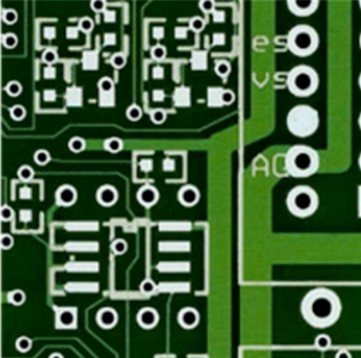
#> input picture golden.jpg, 361 x 358 px, found by its file name
$ python pcba.py
#> lines starting #> are read from the running program, lines starting #| are printed output that depends on the picture; after the words box and inside, x2 and y2 are one past the last pixel; in counts of white or black regions, pixels touching at a corner belong together
#> in main, golden_pcba is the input picture: shape (358, 361, 3); mean B, G, R 55.7, 95.1, 62.5
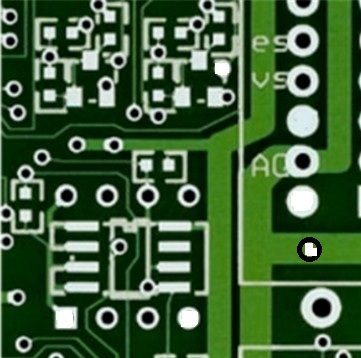
#> input picture test.jpg, 361 x 358 px, found by its file name
#> in main, test_pcba is the input picture: shape (358, 361, 3); mean B, G, R 57.6, 96, 64
import cv2
import numpy as np

def align_images(image1, image2):
    """
    Aligns two images using ORB feature detection and homography.

    Args:
        image1 (np.ndarray): The reference image (golden sample).
        image2 (np.ndarray): The image to be aligned (test sample).

    Returns:
        np.ndarray: The aligned test image.
        tuple: A tuple containing the homography matrix and good matches,
               or None if alignment fails.
    """
    # Convert images to grayscale for feature detection
    gray1 = cv2.cvtColor(image1, cv2.COLOR_BGR2GRAY)
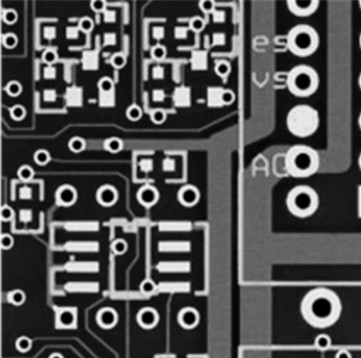
#> gray1: shape (358, 361); min 0, max 254, mean 80.9
    gray2 = cv2.cvtColor(image2, cv2.COLOR_BGR2GRAY)

    # Initialize the ORB detector (Oriented FAST and Rotated BRIEF)
    orb = cv2.ORB_create()

    # Find keypoints and descriptors in both images
    kp1, des1 = orb.detectAndCompute(gray1, None)
#> kp1 = 500 keypoints; strongest (x, y, size): (143, 195, 64.3), (147, 197, 64.3), (106, 199, 64.3), (147, 193, 64.3)
    kp2, des2 = orb.detectAndCompute(gray2, None)
#> kp2 = 500 keypoints; strongest (x, y, size): (315, 254, 31), (316, 253, 37.2), (315, 253, 44.6), (143, 195, 64.3)

    # Use a Brute-Force Matcher with Hamming distance
    bf = cv2.BFMatcher(cv2.NORM_HAMMING, crossCheck=True)

    # Match the descriptors
    matches = bf.match(des1, des2)
#> matches = 454 matches

    # Sort matches by their distance (best matches first)
    matches = sorted(matches, key=lambda x: x.distance)

    # Extract the keypoints from the best matches
    src_pts = np.float32([kp1[m.queryIdx].pt for m in matches]).reshape(-1, 1, 2)
#> src_pts = 454 rows, first 8: [202, 48], [159, 56], [45, 65], [105, 82], [156, 283], [110, 145], [135, 110], [155, 117]
    dst_pts = np.float32([kp2[m.trainIdx].pt for m in matches]).reshape(-1, 1, 2)
#> dst_pts has the same summary as src_pts

    # Find the homography matrix
    M, mask = cv2.findHomography(dst_pts, src_pts, cv2.RANSAC, 5.0)
#> M = [[1, 3.69e-05, -0.026], [-0.000309, 1, 0.0101], [-3.95e-08, 6.26e-07, 1]]; mask = 454 values, max 1 at index 0, min 0 at index 447, mean 0.991

    # Warp the test image to align with the golden image
    aligned_image = cv2.warpPerspective(image2, M, (image1.shape[1], image1.shape[0]))

    return aligned_image, (M, matches)

def find_missing_components(golden_image, test_image):
    """
    Compares two aligned images to find differences.

    Args:
        golden_image (np.ndarray): The aligned reference image.
        test_image (np.ndarray): The aligned test image.

    Returns:
        np.ndarray: An image with the missing components highlighted.
    """
    # Convert images to grayscale
    gray_golden = cv2.cvtColor(golden_image, cv2.COLOR_BGR2GRAY)
    gray_test = cv2.cvtColor(test_image, cv2.COLOR_BGR2GRAY)

    # Calculate the absolute difference between the two images
    # A difference value of 0 means the pixels are identical
    diff = cv2.absdiff(gray_golden, gray_test)
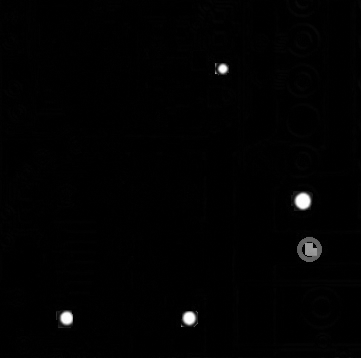
#> diff: shape (358, 361); min 0, max 255, mean 2.2

    # Threshold the difference image to create a binary mask
    # A low threshold highlights small differences, while a high one
    # focuses on significant differences (like missing components)
    _, thresh = cv2.threshold(diff, 30, 255, cv2.THRESH_BINARY)
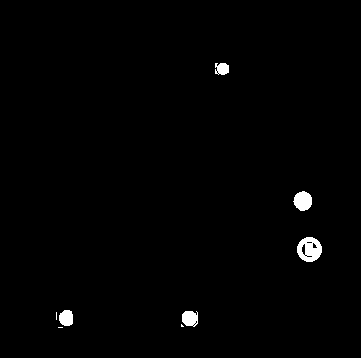
#> thresh: shape (358, 361); 0.99% white; 8 white regions (3 under 20 px), largest, box (x1, y1, x2, y2) and area: (297, 237, 322, 262) 439, (293, 191, 312, 211) 284, (182, 311, 198, 327) 209, (59, 310, 73, 326) 188, (215, 63, 229, 75) 139

    # Dilate the thresholded image to connect close components
    # This helps in finding larger, more complete contours
    kernel = np.ones((5, 5), np.uint8)
    dilated = cv2.dilate(thresh, kernel, iterations=2)
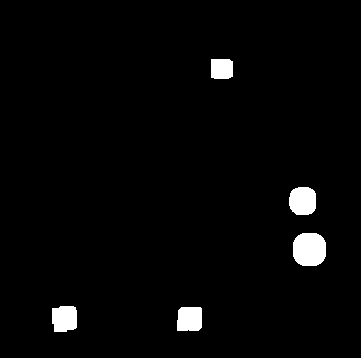
#> dilated: shape (358, 361); 2.5% white; 5 white regions

    # Find contours in the dilated image
    contours, _ = cv2.findContours(dilated, cv2.RETR_EXTERNAL, cv2.CHAIN_APPROX_SIMPLE)
#> contours = 5 contours; box (x1, y1, x2, y2) and area: (293, 233, 326, 266) 902, (289, 187, 316, 215) 617, (52, 306, 77, 332) 543, (177, 307, 202, 331) 529, (211, 59, 233, 79) 388

    # Create a copy of the golden image to draw on
    output_image = golden_image.copy()

    # Draw bounding boxes around the detected differences
    for contour in contours:
        # Filter out small contours that might be noise
        if cv2.contourArea(contour) > 100:
            (x, y, w, h) = cv2.boundingRect(contour)
            # Draw a green rectangle with a thickness of 2
            cv2.rectangle(output_image, (x, y), (x + w, y + h), (0, 255, 0), 2)
#> this loop made 5 passes
#> (x, y, w, h) on passes 1 to 5: (177, 307, 25, 24), (52, 306, 25, 26), (293, 233, 33, 33), (289, 187, 27, 28), (211, 59, 22, 20)
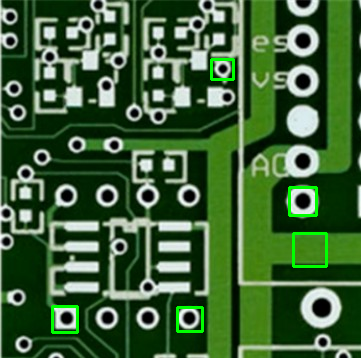
#> output_image: shape (358, 361, 3); 1.21% of pixels changed, all inside (x1, y1, x2, y2) = (51, 58, 328, 334)

    return output_image

def main():
    """
    Main function to run the PCBA comparison program.
    """
    # Load the golden sample image and the test image
    # Note: Using 'r' before the string to handle backslashes in Windows file paths.
    golden_pcba = cv2.imread(r'C:\Users\ADMIN\Desktop\pcba\golden.jpg')
    test_pcba = cv2.imread(r'C:\Users\ADMIN\Desktop\pcba\test.jpg')

    if golden_pcba is None or test_pcba is None:
        print("Error: Could not load one or both images. "
              "Please ensure the file paths are correct.")
        return

    # 1. Align the test image to the golden image
    print("Aligning images...")
    aligned_test_pcba, _ = align_images(golden_pcba, test_pcba)


    if aligned_test_pcba is None:
        print("Error: Image alignment failed. "
              "Please check if the images have enough distinct features for matching.")
        return

    print("Alignment complete.")

    # 2. Find and highlight missing components
    print("Finding missing components...")
    result_image = find_missing_components(golden_pcba, aligned_test_pcba)

    # 3. Display the results
    cv2.imshow("Golden PCBA (Reference)", golden_pcba)
    cv2.imshow("Test PCBA (Aligned)", aligned_test_pcba)
    cv2.imshow("Result - Missing Components Highlighted", result_image)

    # Wait for a key press and close all windows
    cv2.waitKey(0)
    cv2.destroyAllWindows()

if __name__ == "__main__":
    main()
